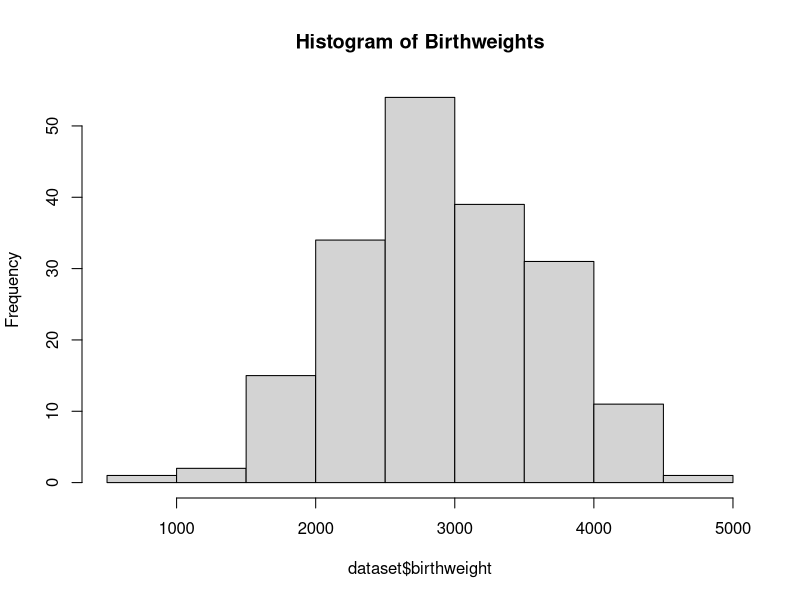
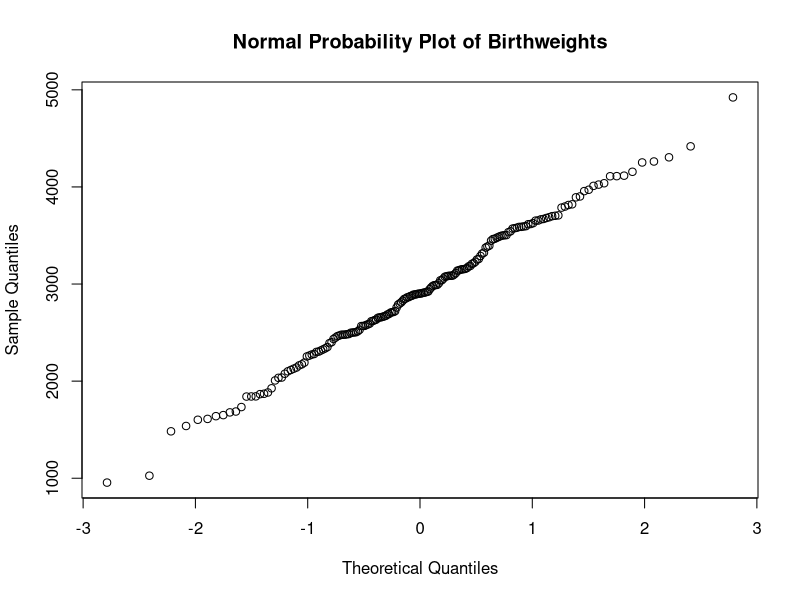
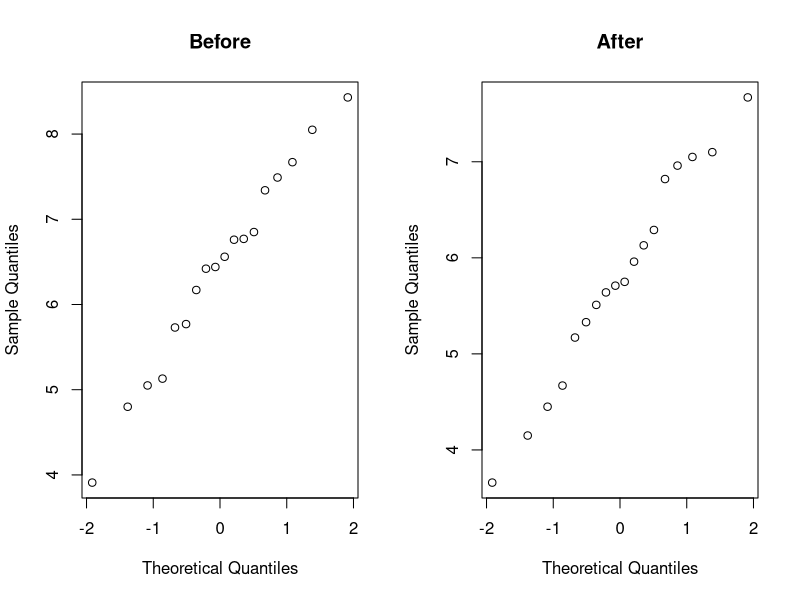
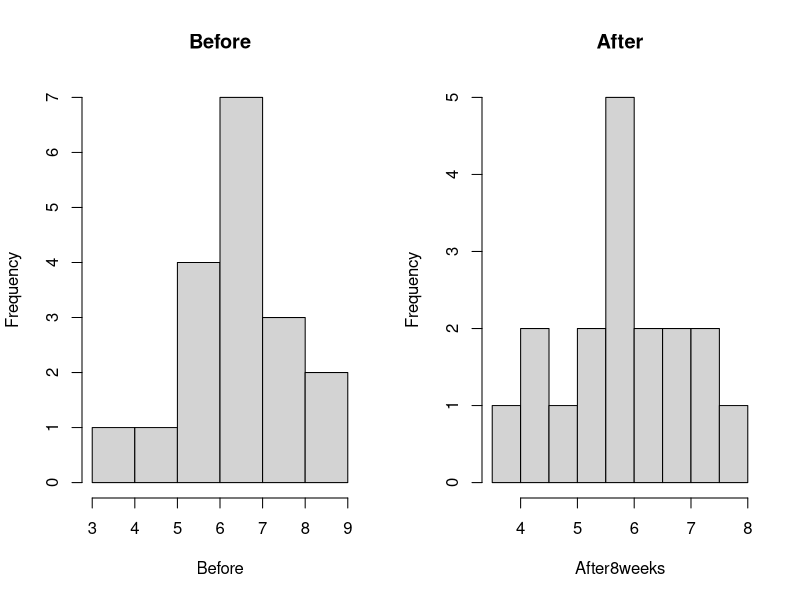
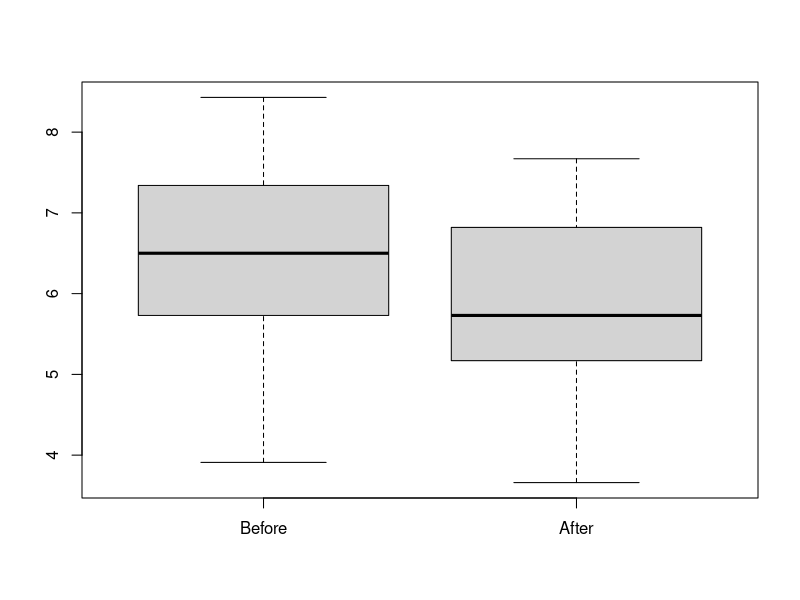
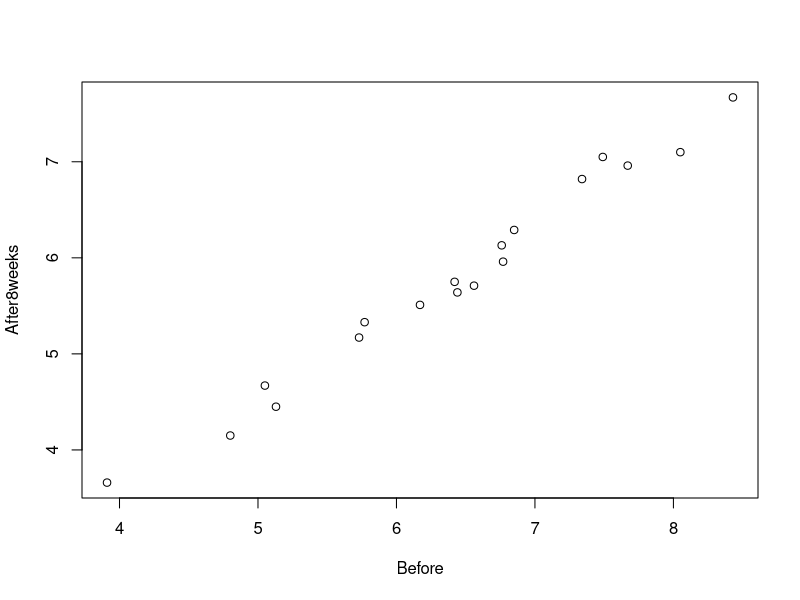
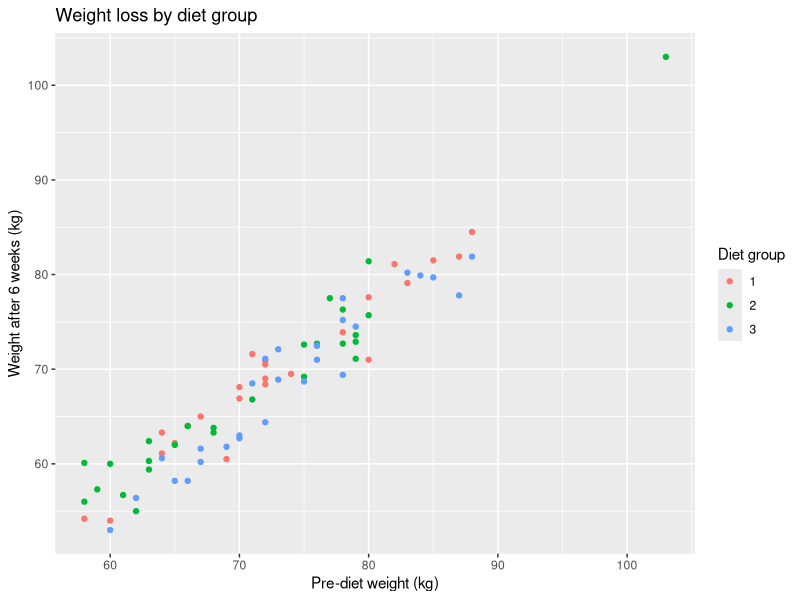
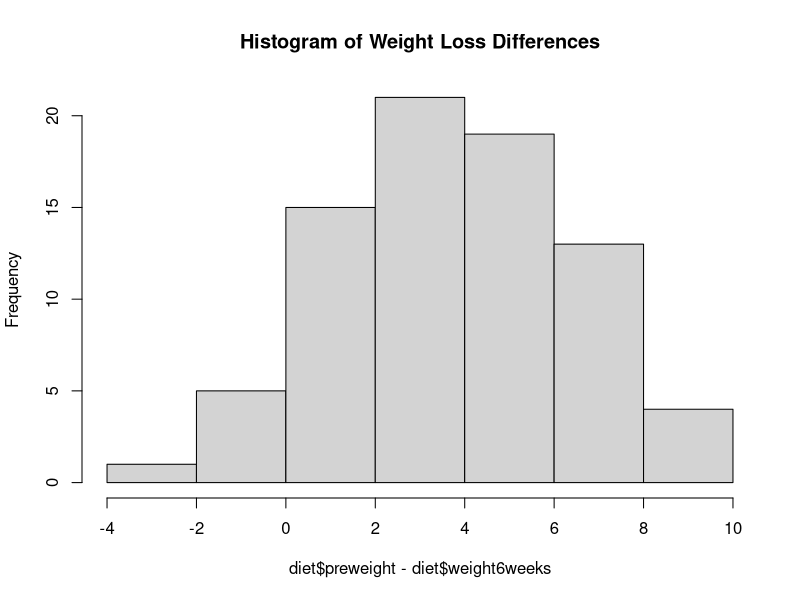

Source code (R) for these figures, in order:
## ---- chunk 1
dataset = read.table("birthweight.txt", header = T)
hist(dataset$birthweight, main="Histogram of Birthweights")
## ---- chunk 2
qqnorm(dataset$birthweight, main="Normal Probability Plot of Birthweights")
## ---- chunk 3
n <- length(dataset$birthweight)
se <- sd(dataset$birthweight) / sqrt(n)
t_star <- qt(0.98, df=n-1)
ci <- c(mean(dataset$birthweight) - t_star*se, mean(dataset$birthweight) + t_star*se)
## ---- chunk 4
t_star <- qt(0.98, df=1e6)
n <- ceiling(((t_star * sd(dataset$birthweight) / 50) ^ 2))
## ---- chunk 5
boot_mean <- function(data) {
  boot_sample <- sample(data, replace=TRUE, size=length(data))
  mean(boot_sample)
}
## ---- chunk 6
boot_means <- replicate(10000, boot_mean(dataset$birthweight))
## ---- chunk 7
boot_ci <- quantile(boot_means, c(0.025, 0.975))
## ---- chunk 8
ci
boot_ci
## ---- chunk 9
t.test(dataset, mu=2800, alternative="greater")
## ---- chunk 10
n <- length(dataset$birthweight)
sign_test <- binom.test(sum(dataset$birthweight > 2800), n, p=0.5, alternative="greater")
sign_test
## ---- chunk 11
z_star <- qnorm(0.25)
z_star
## ---- chunk 12
p_hat <- sum(dataset$birthweight < 2600) / nrow(dataset)
se_p <- sqrt(p_hat * (1 - p_hat) / nrow(dataset))
ci_p <- p_hat + z_star * se_p + c(0, 1) * 1.96 * se_p
ci_p
## ---- chunk 13
data = read.table("cholesterol.txt", header = T)
attach(data)
head(data)
## ---- chunk 14
par(mfrow=c(1,2))
qqnorm(Before, main="Before")
qqnorm(After8weeks, main="After")
par(mfrow=c(1,1))
## ---- chunk 15
par(mfrow=c(1,2))
hist(Before, main="Before")
hist(After8weeks, main="After")
par(mfrow=c(1,1))
## ---- chunk 16
boxplot(Before, After8weeks, names = c("Before", "After"))
## ---- chunk 17
cor.test(Before, After8weeks)
## ---- chunk 18
plot(Before, After8weeks)
## ---- chunk 19
t.test(Before, After8weeks, paired=T)
# symmetric data is required
wilcox.test(Before, After8weeks, paired=T)
## ---- chunk 20
x.bar <- mean(After8weeks)
theta.hat <- x.bar * 2 - 3
z.val <- qnorm(.975) # z-value for a 95% CI
n <- length(After8weeks)
se <- sd(After8weeks) / sqrt(n)
CI <- theta.hat - c(1,-1) * z.val * se

theta.hat
CI

## ---- chunk 21
n = 18
t = max(After8weeks)
nRep = 100

unifTest = function(thetaMax) {
  tstar = numeric(nRep)
  for (i in 1:nRep) {
    tstar[i] = max(runif(18, 3, thetaMax))
  }
  # manually calculate p-value
  pl=mean(tstar<t)
  pr=mean(tstar>t)
  p=2*min(pl,pr)
  p
}

# generate the sequence of possible thetas with the precision 0.001
# in a given range [3,12]
thetas = seq(3,12,.001)

pvalues = numeric(length(thetas))
for (i in 1:length(thetas)) {
  thetaMax = thetas[i]
  # get p-value of the bootstrap test
  pvalues[i] = unifTest(thetaMax)
}

# retrieve thetas that did not reject H0 of the bootstrap test
# and calculate the range
range(thetas[pvalues > .05])

## ---- chunk 22
testIfUnif = function(thetaMax) {
  ks.test(After8weeks, 'punif', 3, thetaMax)$p.value
}

thetas = seq(3,12,.001)
pvalues = numeric(length(thetas))
for (i in 1:length(thetas)) {
  thetaMax = thetas[i]
  pvalues[i] = testIfUnif(thetaMax)
}

range(thetas[pvalues > .05])
## ---- chunk 23
wilcox.test(After8weeks, mu = 6, alternative="l", exact = T)
## ---- chunk 24
n = length(After8weeks)
xSuccess = sum(After8weeks > 6)
binom.test(xSuccess, n, .5, alternative = 'l')
## ---- chunk 25
n = length(After8weeks)
xSuccess = sum(After8weeks < 4.5)
binom.test(xSuccess, n, .25, alternative = 'l')
## ---- chunk 26
detach(data)
## ---- chunk 27
diet = read.table("diet.txt", header = T)
diet$weight.lost <- diet$preweight - diet$weight6weeks
## ---- chunk 28
library(ggplot2)

# Scatter plot of preweight vs weight6weeks, colored by diet group
library(ggplot2)

ggplot(diet, aes(x = preweight, y = weight6weeks, color = factor(diet))) +
  geom_point() +
  labs(title = "Weight loss by diet group",
       x = "Pre-diet weight (kg)",
       y = "Weight after 6 weeks (kg)",
       color = "Diet group")

## ---- chunk 29
# Histogram of the differences
hist(diet$preweight - diet$weight6weeks, main="Histogram of Weight Loss Differences")

# Normal probability plot of the differences
qqnorm(diet$preweight - diet$weight6weeks, main="Normal Probability Plot of Weight Loss Differences")
qqline(diet$preweight - diet$weight6weeks)
## ---- chunk 30
# Paired t-test
t.test(diet$preweight, diet$weight6weeks, paired=TRUE, alternative="two.sided", var.equal=TRUE)
## ---- chunk 31

#one-way anova
# factor() as TukeyHSD() requires the aov object to have been created with groups as explicit factors
model_anova <- aov(weight.lost ~ factor(diet), data = diet)
summary(model_anova)

#Check the assumptions of the ANOVA
#Residuals vs. Fitted
plot(model_anova, 1)
#Normal Q-Q Plot
plot(model_anova, 2)
#Scale-Location
plot(model_anova, 3)
#Residuals vs. Leverage
plot(model_anova, 5)

## ---- chunk 32
# Tukey's HSD test
TukeyHSD(model_anova)
## ---- chunk 33
model <- aov(weight.lost ~ factor(diet) + factor(gender) + factor(diet):factor(gender), data = diet)
summary(model)
## ---- chunk 34
model <- aov(weight.lost ~ factor(diet) + factor(gender) + factor(diet):factor(gender), data = diet)

# new data frame for predictions
new_data <- data.frame(diet = factor(c(1, 2, 3)),
                       gender = factor(c(rep(0, 3), rep(1, 3))),
                       diet_gender = factor(c("1_0", "2_0", "3_0", "1_1", "2_1", "3_1"), 
                                            levels = levels(interaction(diet$diet, diet$gender))))

# predict lost weight for each combination of diet and gender
predicted_weight_lost <- predict(model, new_data)

predicted_weight_lost
## ---- chunk 35
model <- aov(weight.lost ~ factor(diet), data = diet)

# Predict the lost weight for all three diets
predictions <- predict(model, newdata = data.frame(diet = c("1", "2", "3")))

# Print the predicted values
predictions
## ---- chunk 36
library(MASS)
npk

block <- rep(1:6, each = 4)
N <- rep(c(1, 1, 0, 0), 6)
P <- rep(c(1, 0), each = 12)
K <- rep(c(0, 1, 1, 0), 6)

npk_df <- data.frame(block = block, N = N, P = P, K = K)

# random permutations the order of plots within each block
for(i in unique(block)) {
  ind <- which(block == i)
  npk_df[ind,] <- npk_df[sample.int(length(ind)),][,]
}

npk_df

## ---- chunk 37
library(ggplot2)

npk_means <- aggregate(yield ~ block + N, data = npk, mean)

ggplot(npk_means, aes(x = block, y = yield, fill = factor(N))) +
  geom_bar(stat = "identity", position = "dodge") +
  scale_fill_discrete(name = "Nitrogen", labels = c("Not Applied", "Applied")) +
  labs(x = "Block", y = "Average Yield (lbs/plot)") +
  ggtitle("Average Yield per Block for Nitrogen Treatment") +
  theme(plot.title = element_text(hjust = 0.5))

## ---- chunk 38
yieldlm = lm(yield ~ block + N,data = npk)
yieldav = anova(yieldlm)
yieldav
## ---- chunk 39
qqnorm(residuals(yieldlm));
plot(fitted(yieldlm),residuals(yieldlm))
## ---- chunk 40
library(lme4)
yieldlmer = lmer(yield ~ N + (1|block),REML=F, data = npk)
anova(yieldlmer, yieldlm)
